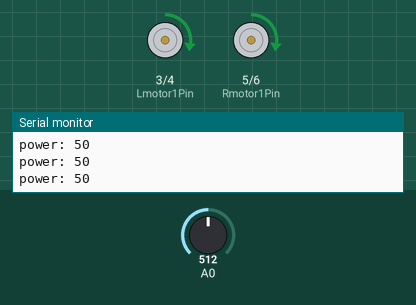
Simulated run of this sketch. Board: Arduino Uno, built with avr-gcc and run on an emulated ATmega328P. On the bench: motor-driver pin pairs drawn as motors (green arrow = first pin HIGH = forward, orange = second pin HIGH = backward, longer = more drive, scaled by the enable pin), the last lines printed to the serial monitor. Inputs (shaded band) come from the test bench; at power-on: A0 = 512.

Above: at 1.3 s.
1.4 s: A0 set to 716
At 1.9 s:
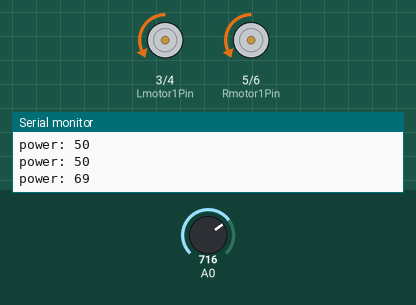
4.4 s: A0 set to 0
At 4.9 s:
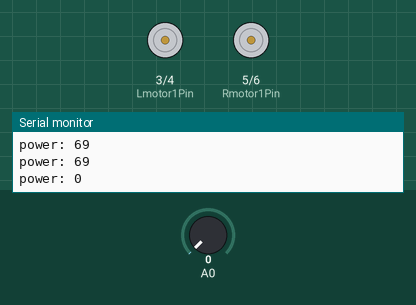
Timing chart, 0 to 7.4 s (numbered marks = the images above; inputs shaded):
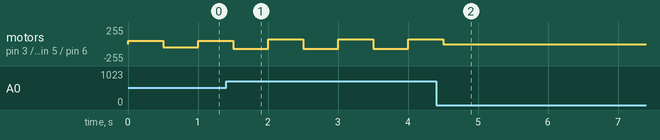

The sketch:

two_motor_lateral.ino
```cpp
const int Lmotor1Pin = 3;    // H-bridge leg 1 (pin 2, 1A)
const int Lmotor2Pin = 4;    // H-bridge leg 2 (pin 7, 2A)
const int LenablePin = 9;    // H-bridge left enable pin
const int Rmotor1Pin = 5;    // H-bridge leg 1 (pin 2, 1A)
const int Rmotor2Pin = 6;    // H-bridge leg 2 (pin 7, 2A)
const int RenablePin = 10;    // H-bridge enable pin
const int RATE = 1;
int power;
boolean clockwise;

void setup() {

  pinMode(Lmotor1Pin, OUTPUT);
  pinMode(Lmotor2Pin, OUTPUT);
  pinMode(Rmotor1Pin, OUTPUT);
  pinMode(Rmotor2Pin, OUTPUT);

  clockwise = true;
  Serial.begin(9600);
//  pinMode(LenablePin, OUTPUT);
//  pinMode(RenablePin, OUTPUT);

  // set enablePin high so that motor can turn on:
//  digitalWrite(enablePin, HIGH);
//  analogWrite(enablePin, 80);
}

void loop() {
  power = map(analogRead(A0), 0, 1024, 0, 100);
//  analogWrite(LenablePin, power);
  analogWrite(RenablePin, power);
  analogWrite(LenablePin, power);
  Serial.print("power: "); Serial.println(power);

  if(clockwise) {
    digitalWrite(Lmotor1Pin, HIGH);   // set leg 1 of the H-bridge low
    digitalWrite(Lmotor2Pin, LOW);  // set leg 2 of the H-bridge high
    digitalWrite(Rmotor1Pin, HIGH);   // set leg 1 of the H-bridge low
    digitalWrite(Rmotor2Pin, LOW);  // set leg 2 of the H-bridge high
  } else {
    digitalWrite(Lmotor1Pin, LOW);   // set leg 1 of the H-bridge low
    digitalWrite(Lmotor2Pin, HIGH);  // set leg 2 of the H-bridge high
    digitalWrite(Rmotor1Pin, LOW);   // set leg 1 of the H-bridge low
    digitalWrite(Rmotor2Pin, HIGH);  // set leg 2 of the H-bridge high
  }
  delay(500);
  clockwise = !clockwise;
}
```
